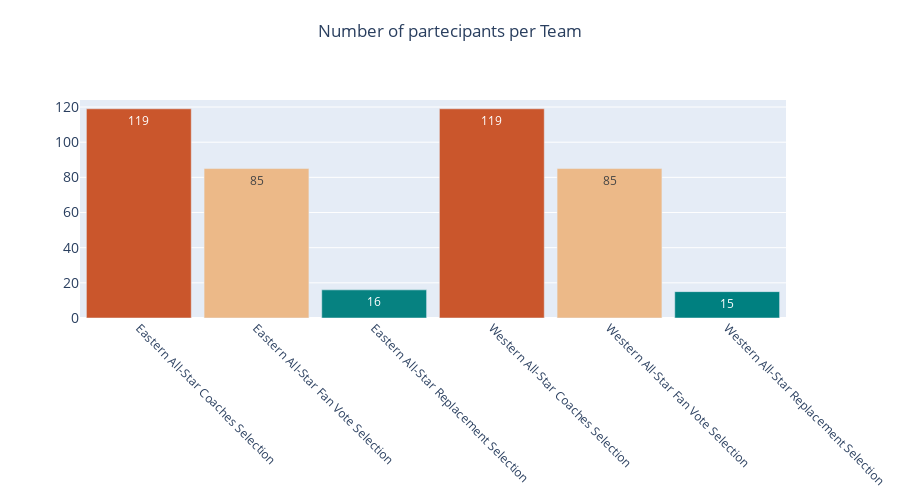

Source (notebook cell):
### Markdown cell above
Let's see how the selection method changed over the years.

### Code cell
df_ST = pd.DataFrame(df.groupby(['SelectionType']).size()).reset_index()
df_ST.columns = ['SelectionType','Count']

fig = go.Figure()
fig.add_trace(go.Bar(x = df_ST.SelectionType,
                     y = df_ST.Count,
                     text = df_ST.Count,
                     marker=dict(
                      color=df_ST.Count,
                      colorscale='geyser',
                     ),
                    )
             )

fig.update_traces(texttemplate='%{text:s}', textposition='inside')
fig.update_layout(
    title={'text': 'Number of partecipants per Team',
           'y':0.95,
           'x':0.5,
           'xanchor': 'center',
           'yanchor': 'top'},
    xaxis_tickfont_size=12,
    xaxis=dict(tickangle=45),
    yaxis=dict(
        titlefont_size=16,
        tickfont_size=14,
        range = [0,df_ST.Count.max()+5]
    ),
    height = 500,
    showlegend = False,
    barmode='stack',
    bargap=0.1,
    bargroupgap=0.01 
)
fig.update_xaxes(type='category',categoryorder='category ascending')
fig.update_layout(uniformtext_minsize=8, uniformtext_mode='hide')
fig.show()

title={'text': 'Barplot of Selection Type',
             'y':0.95, 'x':0.5,
            'xanchor': 'center', 'yanchor': 'top'}

### Figure 1 — Plotly figure (JSON) as saved in the notebook; plotly's stock layout.template omitted (floating-point values rounded to 4 significant figures)
{"data": [{"marker": {"color": [119, 85, 16, 119, 85, 15], "colorscale": [[0.0, "rgb(0, 128, 128)"], [0.1667, "rgb(112, 164, 148)"], [0.3333, "rgb(180, 200, 168)"], [0.5, "rgb(246, 237, 189)"], [0.6667, "rgb(237, 187, 138)"], [0.8333, "rgb(222, 138, 90)"], [1.0, "rgb(202, 86, 44)"]]}, "text": [119.0, 85.0, 16.0, 119.0, 85.0, 15.0], "textposition": "inside", "texttemplate": "%{text:s}", "type": "bar", "x": ["Eastern All-Star Coaches Selection", "Eastern All-Star Fan Vote Selection", "Eastern All-Star Replacement Selection", "Western All-Star Coaches Selection", "Western All-Star Fan Vote Selection", "Western All-Star Replacement Selection"], "y": [119, 85, 16, 119, 85, 15]}], "layout": {"bargap": 0.1, "bargroupgap": 0.01, "barmode": "stack", "height": 500, "showlegend": false, "title": {"text": "Number of partecipants per Team", "x": 0.5, "xanchor": "center", "y": 0.95, "yanchor": "top"}, "uniformtext": {"minsize": 8, "mode": "hide"}, "xaxis": {"categoryorder": "category ascending", "tickangle": 45, "tickfont": {"size": 12}, "type": "category"}, "yaxis": {"range": [0, 124], "tickfont": {"size": 14}, "title": {"font": {"size": 16}}}}}
